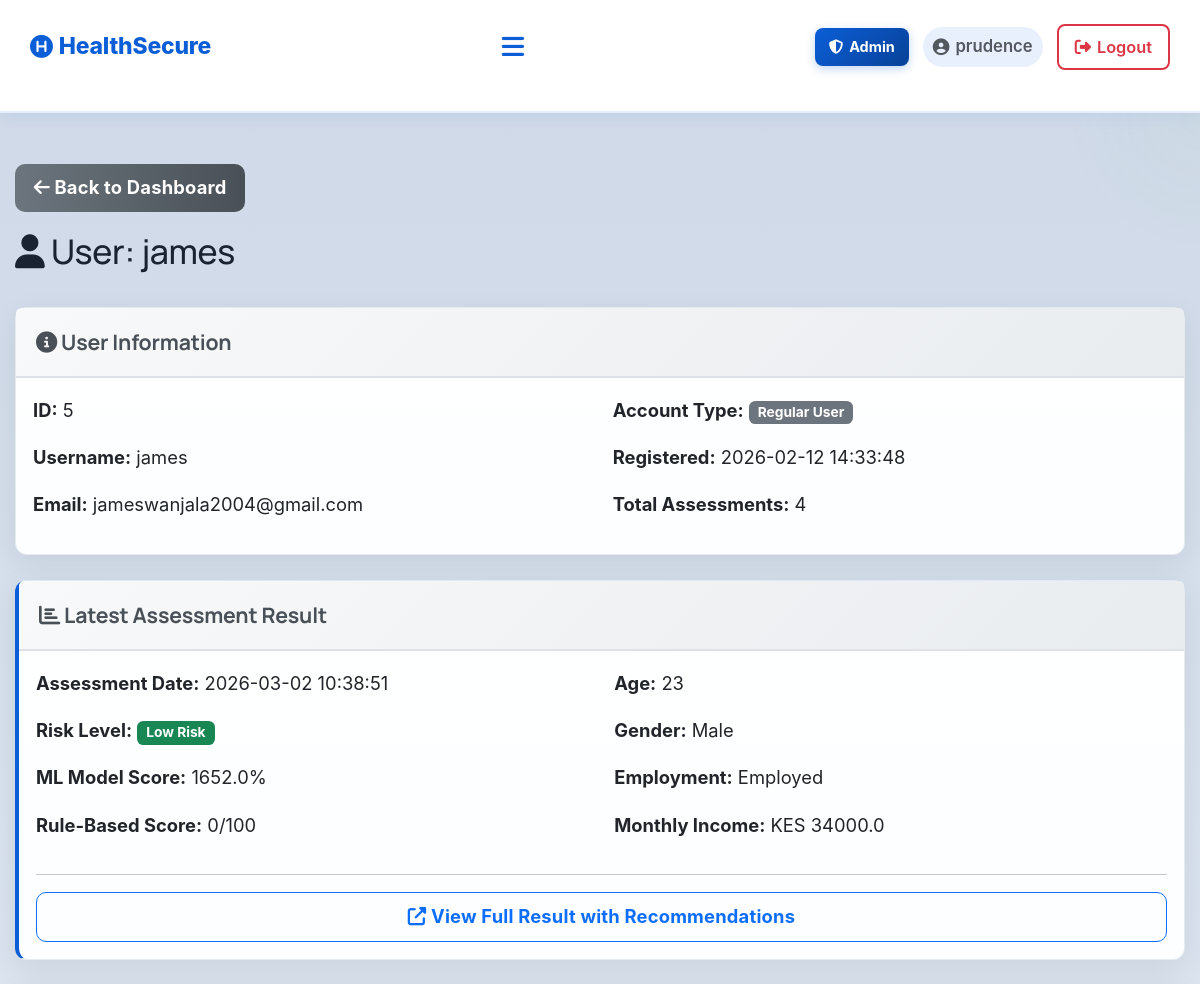
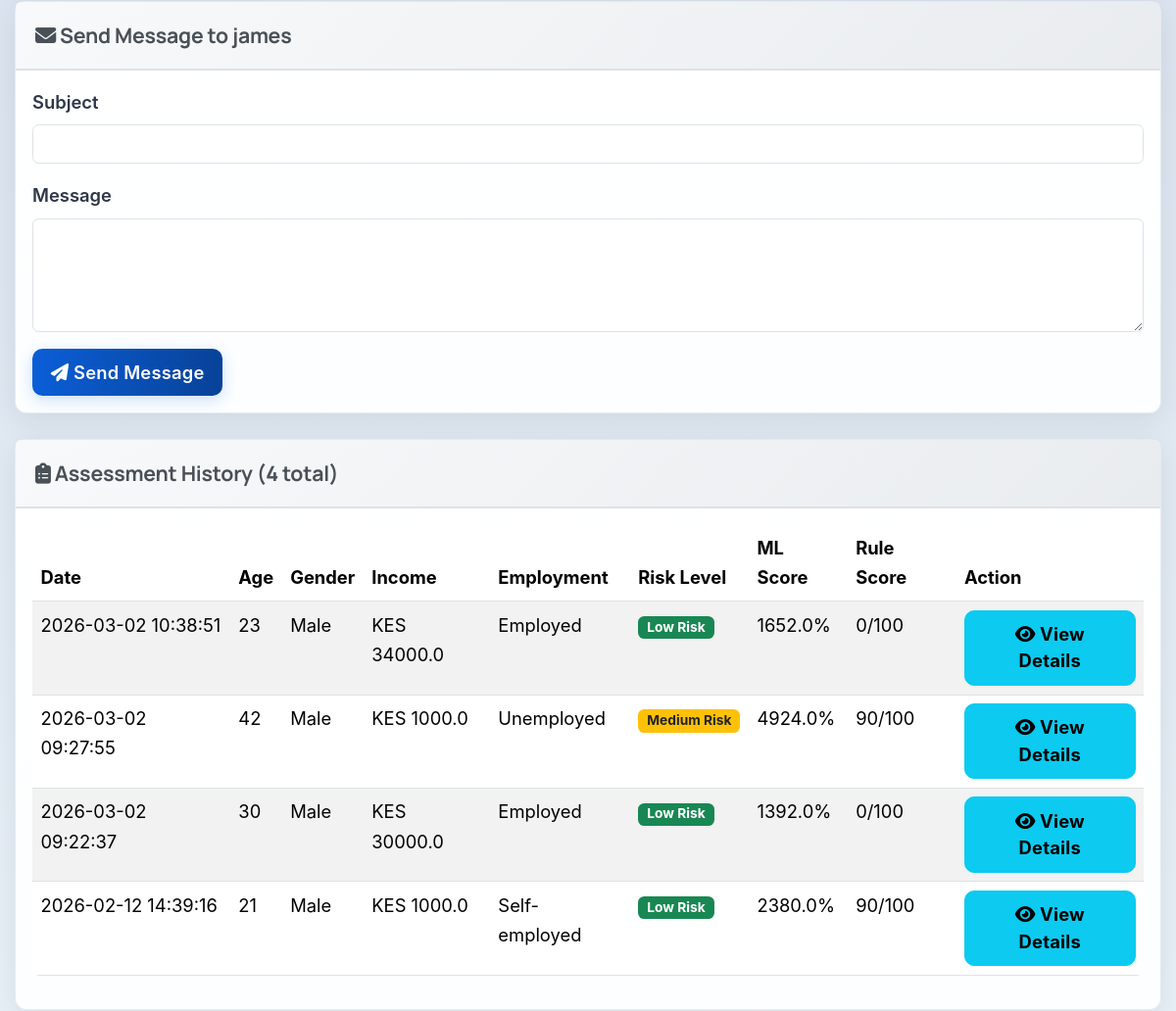
Page /admin/user/5 (signed in, upper part) on the earlier database version (2 pictures, top to bottom).
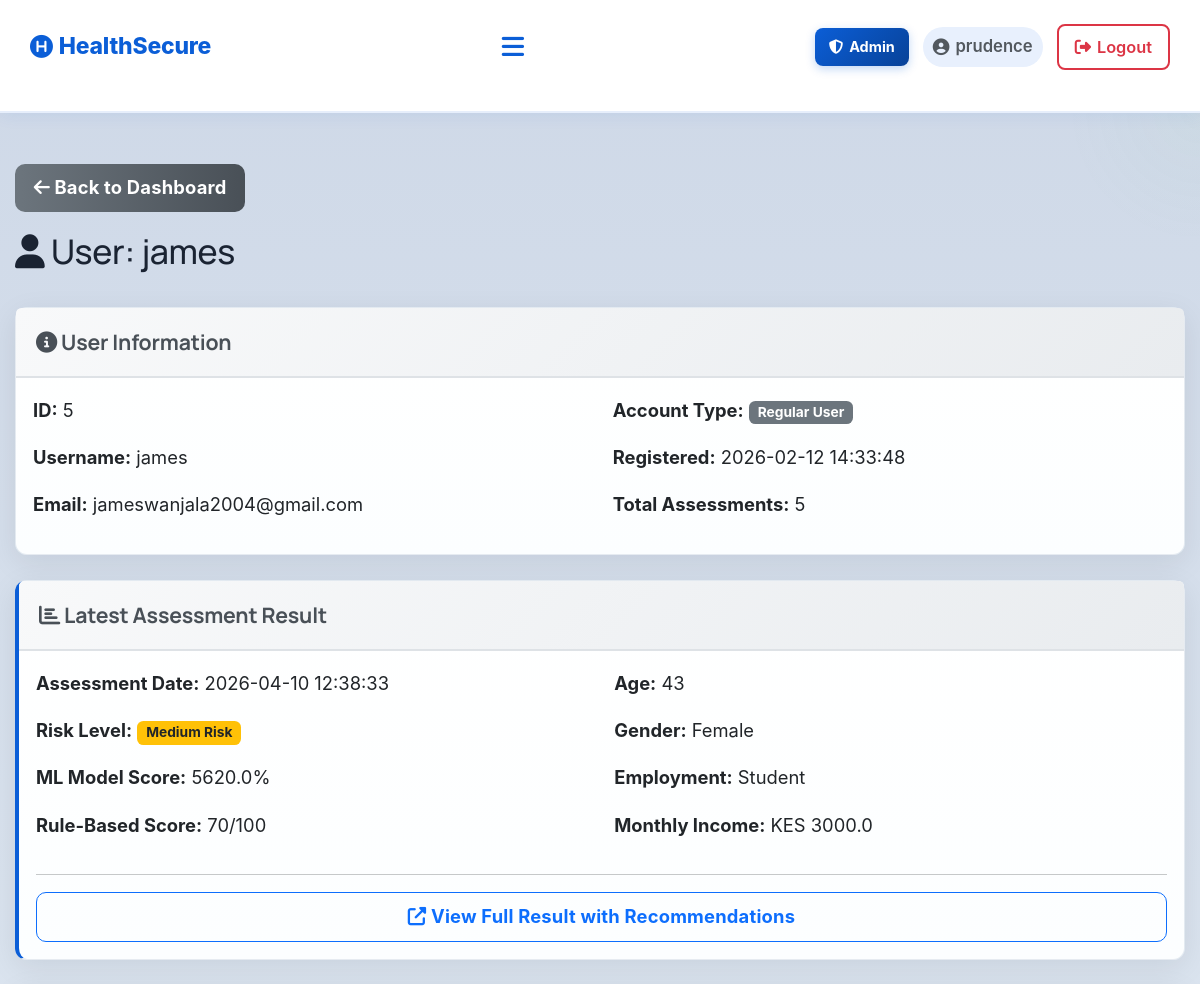
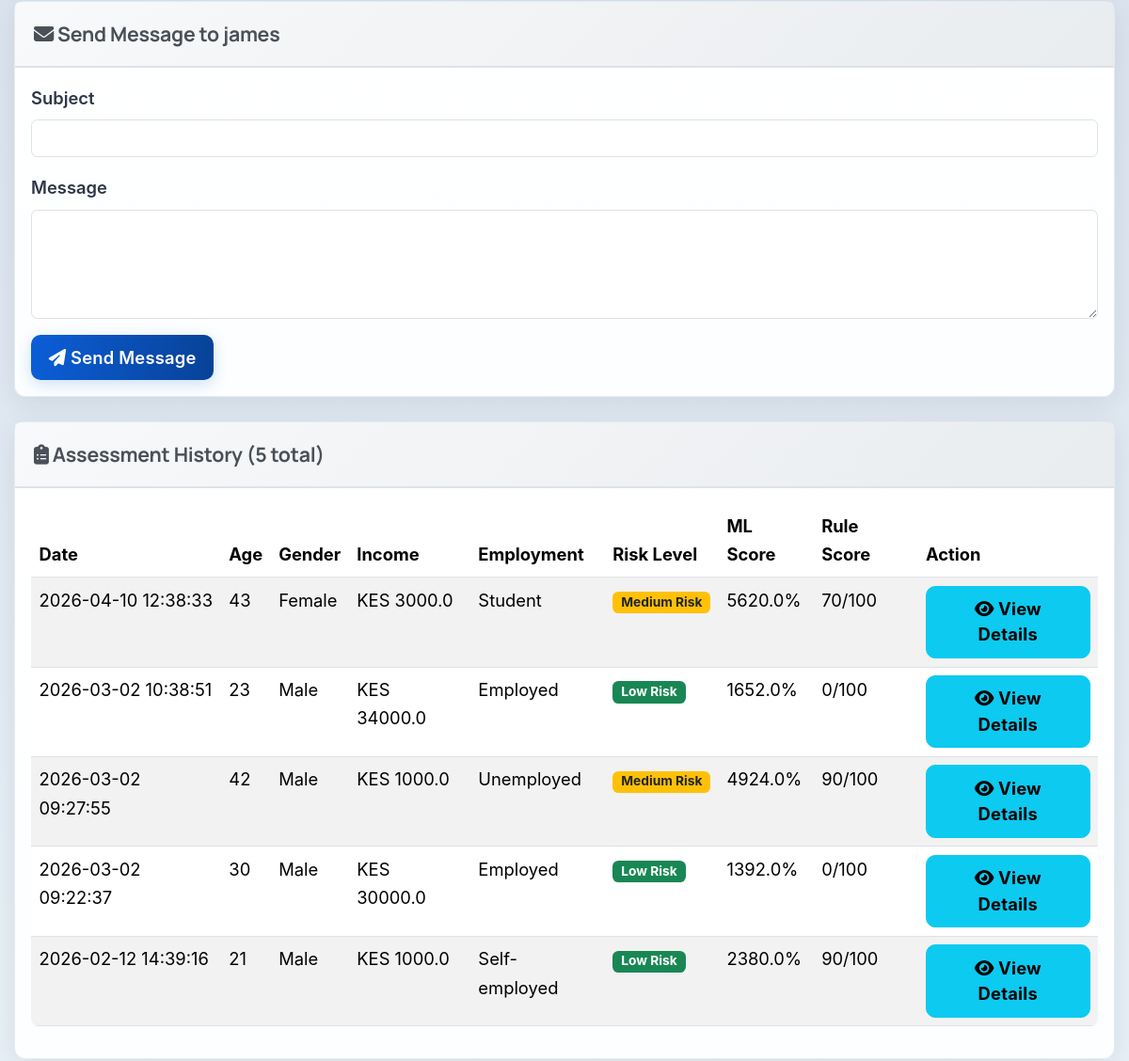
Same page on the later database version (2 pictures, top to bottom).
### tables this page shows
CREATE TABLE assessments (
            id INTEGER PRIMARY KEY AUTOINCREMENT,
            user_id INTEGER NOT NULL,
            age INTEGER,
            gender TEXT,
            marital_status TEXT,
            employment_status TEXT,
            income REAL,
            children INTEGER,
            education_level TEXT,
            residence_type TEXT,
            chronic_illness TEXT,
            family_size INTEGER,
            healthcare_knowledge TEXT,
            hospital_visit_gap REAL,
            routine_checkups INTEGER,
            cancer_screening INTEGER,
            dental_checkup INTEGER,
            mental_health_support INTEGER,
            risk_level TEXT,
            probability REAL,
            created_at TIMESTAMP DEFAULT CURRENT_TIMESTAMP, rule_based_score INTEGER DEFAULT 0, rule_based_category TEXT DEFAULT "Unknown",
            FOREIGN KEY (user_id) REFERENCES users (id)
        );

### app.py (the view)
@app.route('/admin/user/<int:user_id>')
@admin_required
def admin_view_user(user_id):
    conn = get_db_connection()
    user = conn.execute('SELECT * FROM users WHERE id = ?', (user_id,)).fetchone()
    if not user:
        flash('User not found!', 'danger')
        return redirect(url_for('admin_dashboard'))
    assessments = conn.execute('''
        SELECT * FROM assessments
        WHERE user_id = ?
        ORDER BY created_at DESC
    ''', (user_id,)).fetchall()
    conn.close()
    return render_template('admin_user_view.html',
                          username=session.get('username'),
                          user=user,
                          assessments=assessments)

### app.py (called while the page is built)
@app.context_processor
def inject_assessment_results():
    return {
        'has_results': session.get('assessment_result') is not None,
        'assessment_result': session.get('assessment_result'),
        'assessment_user_data': session.get('user_data')
    }

def get_db_connection():
    conn = sqlite3.connect(DATABASE)
    conn.row_factory = sqlite3.Row
    return conn

def is_admin():
    return bool(session.get('logged_in')) and session.get('is_admin', 0) == 1

def admin_required(f):
    from functools import wraps
    @wraps(f)
    def decorated_function(*args, **kwargs):
        if not session.get('logged_in'):
            flash('Please log in to access this page.', 'warning')
            return redirect(url_for('login'))
        if not is_admin():
            flash('Access denied. Admin privileges required.', 'danger')
            return redirect(url_for('index'))
        return f(*args, **kwargs)
    return decorated_function

### templates/admin_user_view.html (shortened to what the changed rows need)
{% extends 'base.html' %}
{% block extra_css %}
<link rel="stylesheet" href="{{ url_for('static', filename='css/admin.css') }}">
{% endblock %}
{% block content %}
<div class="container mt-5">
    <div class="row mb-4">
        <div class="col-12">
            <h2><i class="fas fa-user"></i> User: {{ user.username }}</h2>
        </div>
    </div>
    <div class="card mb-4">
        <div class="card-body">
            <div class="row">
                <div class="col-md-6">
                    <p><strong>Account Type:</strong>
                        {% if user.is_admin == 1 %}
                        <span class="badge bg-danger">Administrator</span>
                        {% else %}
                        <span class="badge bg-secondary">Regular User</span>
                        {% endif %}
                    </p>
                    <p><strong>Registered:</strong> {{ user.created_at }}</p>
                    <p><strong>Total Assessments:</strong> {{ assessments|length }}</p>
                </div>
            </div>
        </div>
    </div>
    {% if assessments %}
    <div class="card mb-4" style="border-left: 4px solid #0b5ed7;">
        <div class="card-header" style="background-color: #f8f9fa;">
            <h5><i class="fas fa-chart-bar"></i> Latest Assessment Result</h5>
        </div>
        <div class="card-body">
            {% set latest = assessments[0] %}
            <div class="row">
                <div class="col-md-6">
                    <p><strong>Assessment Date:</strong> {{ latest.created_at }}</p>
                    <p><strong>Risk Level:</strong>
                        {% if latest.risk_level == 'High Risk' %}
                        <span class="badge bg-danger">{{ latest.risk_level }}</span>
                        {% elif latest.risk_level == 'Medium Risk' %}
                        <span class="badge bg-warning text-dark">{{ latest.risk_level }}</span>
                        {% else %}
                        <span class="badge bg-success">{{ latest.risk_level }}</span>
                        {% endif %}
                    </p>
                    <p><strong>ML Model Score:</strong> {{ (latest.probability * 100)|round(1) }}%</p>
                    <p><strong>Rule-Based Score:</strong> {{ latest.rule_based_score }}/100</p>
                </div>
                <div class="col-md-6">
                    <p><strong>Age:</strong> {{ latest.age }}</p>
                    <p><strong>Gender:</strong> {{ latest.gender }}</p>
                    <p><strong>Employment:</strong> {{ latest.employment_status }}</p>
                    <p><strong>Monthly Income:</strong> KES {{ latest.income|round(0) }}</p>
                </div>
            </div>
            <hr>
            <a href="{{ url_for('view_assessment_result', assessment_id=latest.id) }}" class="btn btn-outline-primary btn-sm">
                <i class="fas fa-external-link-alt"></i> View Full Result with Recommendations
            </a>
        </div>
    </div>
    {% endif %}
    <div class="card">
        <div class="card-header">
            <h5><i class="fas fa-clipboard-list"></i> Assessment History ({{ assessments|length }} total)</h5>
        </div>
        <div class="card-body">
            {% if assessments %}
            <div class="table-responsive">
                <table class="table table-striped table-hover">
                    <thead>
                        <tr>
                            <th>Date</th>
                            <th>Age</th>
                            <th>Gender</th>
                            <th>Income</th>
                            <th>Employment</th>
                            <th>Risk Level</th>
                            <th>ML Score</th>
                            <th>Rule Score</th>
                            <th>Action</th>
                        </tr>
                    </thead>
                    <tbody>
                        {% for assessment in assessments %}
                        <tr>
                            <td>{{ assessment.created_at }}</td>
                            <td>{{ assessment.age }}</td>
                            <td>{{ assessment.gender }}</td>
                            <td>KES {{ assessment.income|round(0) }}</td>
                            <td>{{ assessment.employment_status }}</td>
                            <td>
                                {% if assessment.risk_level == 'High Risk' %}
                                <span class="badge bg-danger">{{ assessment.risk_level }}</span>
                                {% elif assessment.risk_level == 'Medium Risk' %}
                                <span class="badge bg-warning text-dark">{{ assessment.risk_level }}</span>
                                {% else %}
                                <span class="badge bg-success">{{ assessment.risk_level }}</span>
                                {% endif %}
                            </td>
                            <td>{{ (assessment.probability * 100)|round(1) }}%</td>
                            <td>{{ assessment.rule_based_score }}/100</td>
                            <td>
                                <a href="{{ url_for('view_assessment_result', assessment_id=assessment.id) }}" class="btn btn-sm btn-info" target="_blank">
                                    <i class="fas fa-eye"></i> View Details
                                </a>
                            </td>
                        </tr>
                        {% endfor %}
                    </tbody>
                </table>
            </div>
            {% else %}
            <p class="text-muted">No assessments yet for this user.</p>
            {% endif %}
        </div>
    </div>
</div>
{% endblock %}

Differences in the rows shown:
added assessments: created_at "2026-04-10 12:38:33", risk_level "Medium Risk", (latest.probability*100)|round(1) "5620.0", rule_based_score "70", age "43", gender "Female", employment_status "Student", income "3000.0", (assessment.probability*100)|round(1) "5620.0"
shown differently, row unchanged: assessments (number 2 of 5 on the later page): risk_level "Low Risk" → (not shown)
Other differences:
{{ assessments|length }}: "4" → "5"
{{ latest.created_at }}: "2026-03-02 10:38:51" → "2026-04-10 12:38:33"
{{ (latest.probability * 100)|round(1) }}: "1652.0" → "5620.0"
{{ latest.rule_based_score }}: "0" → "70"
{{ latest.age }}: "23" → "43"
{{ latest.gender }}: "Male" → "Female"
{{ latest.employment_status }}: "Employed" → "Student"
{{ latest.income|round(0) }}: "34000.0" → "3000.0"
